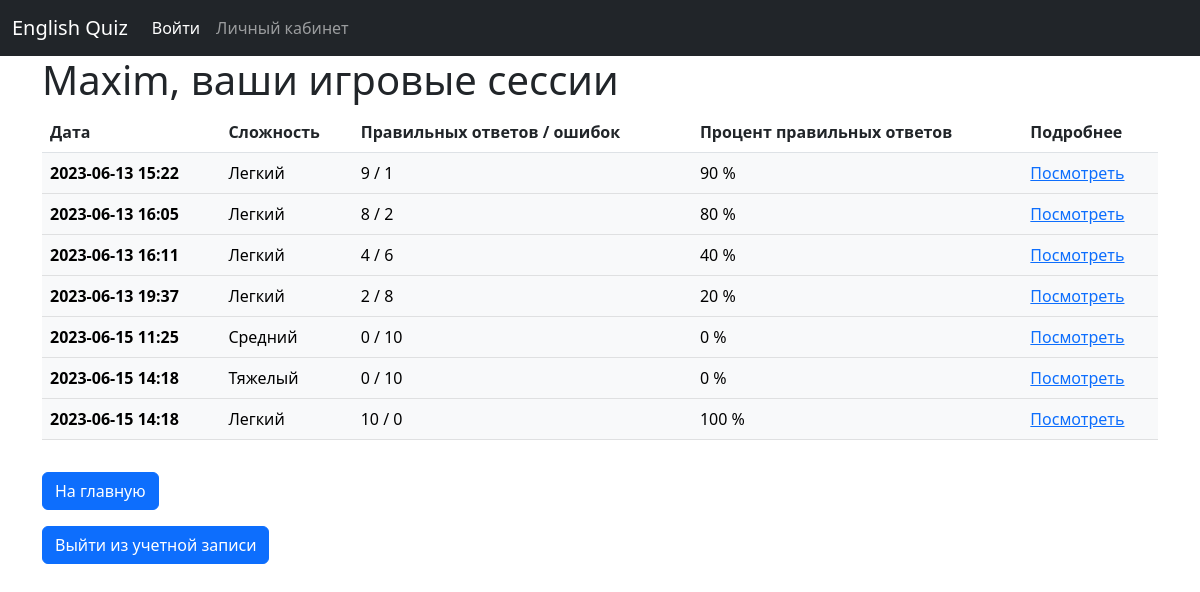
Screenshot of /profile (signed in) with the database file from the repository.
### models/models_db.py (models this page shows, shortened)
class User(db.Model, UserMixin):
    __tablename__ = 'users'
    id = db.Column(db.Integer, primary_key=True)
    username = db.Column(db.String(100), nullable=False, default='Unknown User')
    email = db.Column(db.String(100), nullable=False, unique=True)
    password = db.Column(db.String(100), nullable=False)
    date_of_registration = db.Column(db.DateTime, default=datetime.today())
    sessions = db.relationship('Session', backref='user', lazy=True)

class Question(db.Model):
    __tablename__ = 'questions'
    id = db.Column(db.Integer, primary_key=True)
    level = db.Column(db.Integer, nullable=False)
    question = db.Column(db.String(100), nullable=False)
    answer = db.Column(db.String(100), nullable=False)

### app.py (the view)
@app.route('/profile')
@login_required
def profile():  # Страница статистикиe
    sessions = []
    for session in current_user.sessions:
        results = session.get_answers_list()
        if results:
            correct_answers = len([res for qst, res in results if res])
            incorrect_answers = len(results) - correct_answers
            percent_of_correct_answers = round(correct_answers / len(results) * 100)
            difficulty_levels = ('Легкий', 'Средний', 'Тяжелый')
            session_data = {
                'id': session.id,
                'level': difficulty_levels[session.level - 1],
                'date': session.date.strftime('%Y-%m-%d %H:%M'),
                'correct_answers': correct_answers,
                'incorrect_answers': incorrect_answers,
                'percent_of_correct_answers': percent_of_correct_answers
            }
            sessions.append(session_data)
    return render_template('profile.html', user=current_user, sessions=sessions)

### app.py (called while the page is built)
@login_manager.user_loader
def load_user(user_id):
    print("load_user")
    return User.query.get(user_id)

@app.after_request
def redirect_to_sign(response):
    if response.status_code == 401:
        return redirect(url_for('login'))
    return response

### models/models_db.py (called while the page is built)
    def get_answers_list(self):
        return pickle.loads(self.answers)

### templates/profile.html (shortened to what this page needs)
{% extends 'base.html' %}
{% block body %}
    <div class="container">
        <div class="row">
            <div class="col-lg-12">
                <div class="page-header">
                    <h1 id="tables">{{ user.username }}, ваши игровые сессии</h1>
                </div>
                <div class="bs-component">
                    <table class="table table-hover">
                        <thead>
                        <tr>
                            <th scope="col">Дата</th>
                            <th scope="col">Сложность</th>
                            <th scope="col">Правильных ответов / ошибок</th>
                            <th scope="col">Процент правильных ответов</th>
                            <th scope="col">Подробнее</th>
                        </tr>
                        </thead>
                        <tbody>
                        {% for session in sessions %}
                            <tr class="table-light">
                                <th scope="row">{{ session.date }}</th>
                                <td>{{ session.level }}</td>
                                <td>{{ session.correct_answers }} / {{ session.incorrect_answers }}</td>
                                <td>{{ session.percent_of_correct_answers }} %</td>
                                <td><a href="stat/{{ session.id }}">Посмотреть</a></td>
                            </tr>
                        {% endfor %}
                        </tbody>
                    </table>
                    <a href="{{ url_for('index') }}">
                        <button class="source-button btn btn-primary btn-xs my-3" type="button" tabindex="0">На главную
                        </button>
                    </a>
                    <br>
                    <a href="{{ url_for('logout') }}">
                        <button class="source-button btn btn-primary btn-xs" type="button" tabindex="0">Выйти из учетной записи
                        </button>
                    </a>
                </div>
            </div>
        </div>
    </div>
{% endblock %}

### rows the page displays
User: username "Maxim"
Question: date "2023-06-13 15:22", level "Легкий", correct_answers "9", incorrect_answers "1", percent_of_correct_answers "90"

### other values shown
{{ session.date }} "2023-06-13 16:05" "2023-06-13 16:11" "2023-06-13 19:37" "2023-06-15 11:25" "2023-06-15 14:18" "2023-06-15 14:18"
{{ session.level }} "Легкий" "Легкий" "Легкий" "Средний" "Тяжелый" "Легкий"
{{ session.correct_answers }} "8" "4" "2" "0" "0" "10"
{{ session.incorrect_answers }} "2" "6" "8" "10" "10" "0"
{{ session.percent_of_correct_answers }} "80" "40" "20" "0" "0" "100"
